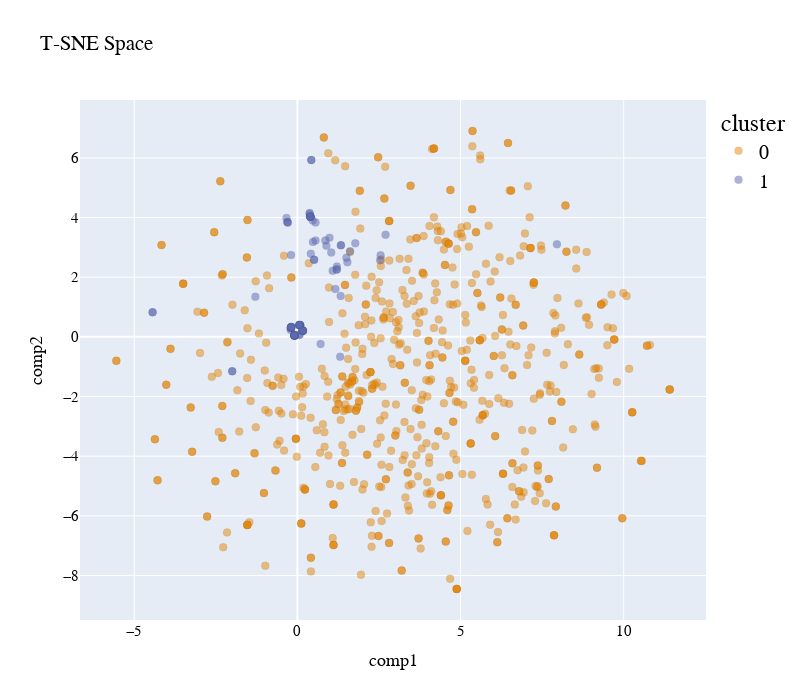

The code cell stored with this chart in its notebook:
### Code cell
df_tsne_2d = TSNE(
    n_components=2,
    learning_rate=500,
    init='random',
    perplexity=200,
    n_iter = 5000).fit_transform(sampling_data)

df_tsne_2d = pd.DataFrame(df_tsne_2d, columns=["comp1", "comp2"])
df_tsne_2d["cluster"] = sampling_clusters
plot_pca_2d(df_tsne_2d, title = "T-SNE Space", opacity=0.5, width_line = 0.1)

### Figure 1 — Plotly figure (JSON) as saved in the notebook; plotly's stock layout.template omitted (floating-point values rounded to 4 significant figures; data arrays with more than 128 entries replaced by an {"elided": "..."} marker saying what was removed)
{"data": [{"hovertemplate": "cluster=0<br>comp1=%{x}<br>comp2=%{y}<extra></extra>", "legendgroup": "0", "marker": {"color": "rgb(229, 134, 6)", "line": {"color": "black", "width": 0.1}, "opacity": 0.5, "size": 8, "symbol": "circle"}, "mode": "markers", "name": "0", "orientation": "v", "showlegend": true, "type": "scatter", "x": {"elided": "654 float values"}, "xaxis": "x", "y": {"elided": "654 float values"}, "yaxis": "y"}, {"hovertemplate": "cluster=1<br>comp1=%{x}<br>comp2=%{y}<extra></extra>", "legendgroup": "1", "marker": {"color": "rgb(93, 105, 177)", "line": {"color": "black", "width": 0.1}, "opacity": 0.5, "size": 8, "symbol": "circle"}, "mode": "markers", "name": "1", "orientation": "v", "showlegend": true, "type": "scatter", "x": [-0.1968, 0.06996, 0.07886, -0.08777, -0.2062, -0.08855, 0.4253, -0.1989, -0.08854, 0.3943, -0.1846, 1.334, 0.4111, 1.08, -0.08915, 0.06224, 0.1676, 0.401, 7.954, 0.711, 0.06487, 0.3953, -0.08938, 1.533, 0.3955, 1.332, 0.9838, 0.4693, 0.3938, 0.06568, -0.1938, 0.1688, -0.08777, 0.09953, -0.204, 0.1456, 0.8559, 2.535, 0.1707, 0.5565, -0.3062, 0.3759, -4.438, -0.08805, 0.4754, 0.07886, -0.3345, -1.289, 0.165, 1.31, 0.06151, -0.1913, -0.08902, 1.501, 0.401, 1.325, 0.4042, 0.1682, -0.0893, 2.549, 1.211, -0.1848, -0.1893, 1.615, 0.07758, 0.05816, -0.3066, 1.774, 0.5127, 2.701, 0.3751, 0.06847, 1.037, -0.08807, 1.165, 0.426, -0.2017, -0.08855, -1.998, 0.5564, 0.06307, 1.207, -0.2909, 0.3914, -1.997, 0.8898, -0.1899, 0.1445, 0.1688, 1.206, -0.09374, -4.438, 0.5118, 0.0588], "xaxis": "x", "y": [0.3086, 0.3991, 0.3899, 0.04861, 0.2928, 0.04769, 5.926, 0.3125, 0.04769, 4.038, 0.3318, 3.073, 2.784, 2.216, 0.04927, 0.3985, 0.2118, 4.022, 3.102, -0.2359, 0.07035, 4.038, 0.04925, 2.497, 4.037, 3.073, 3.319, 3.9, 4.037, 0.3987, 2.744, 0.2076, 0.04861, 0.3797, 0.2333, 0.2067, 3.232, 2.566, 0.2061, 3.231, 3.851, 4.128, 0.8217, 0.04936, 3.181, 0.3899, 3.988, 1.344, 0.2092, -0.6637, 0.06932, 0.3262, 0.04893, 2.652, 4.022, 1.372, 4.022, 0.2088, 0.04975, 2.732, 2.356, 0.3314, 0.3273, 2.868, 0.3883, 0.3998, 3.851, 3.135, 2.587, 3.421, 4.154, 0.3973, 2.825, 0.04937, 1.603, 5.926, 0.3041, 0.04769, -1.156, 3.832, 0.3988, 2.26, 3.821, 4.042, -1.155, 3.055, 0.3268, 0.2065, 0.2126, 2.261, 0.05168, 0.8214, 2.587, 0.4021], "yaxis": "y"}], "layout": {"autosize": false, "font": {"color": "black", "family": "Gilroy", "size": 15}, "height": 700, "legend": {"font": {"size": 20}, "title": {"font": {"family": "Times New Roman"}, "text": "cluster"}, "tracegroupgap": 0}, "scene": {"xaxis": {"title": {"font": {"color": "black"}, "text": "comp1"}}, "yaxis": {"title": {"font": {"color": "black"}, "text": "comp2"}}}, "showlegend": true, "title": {"text": "T-SNE Space"}, "width": 800, "xaxis": {"anchor": "y", "domain": [0, 1], "title": {"text": "comp1"}}, "yaxis": {"anchor": "x", "domain": [0, 1], "title": {"text": "comp2"}}}}
